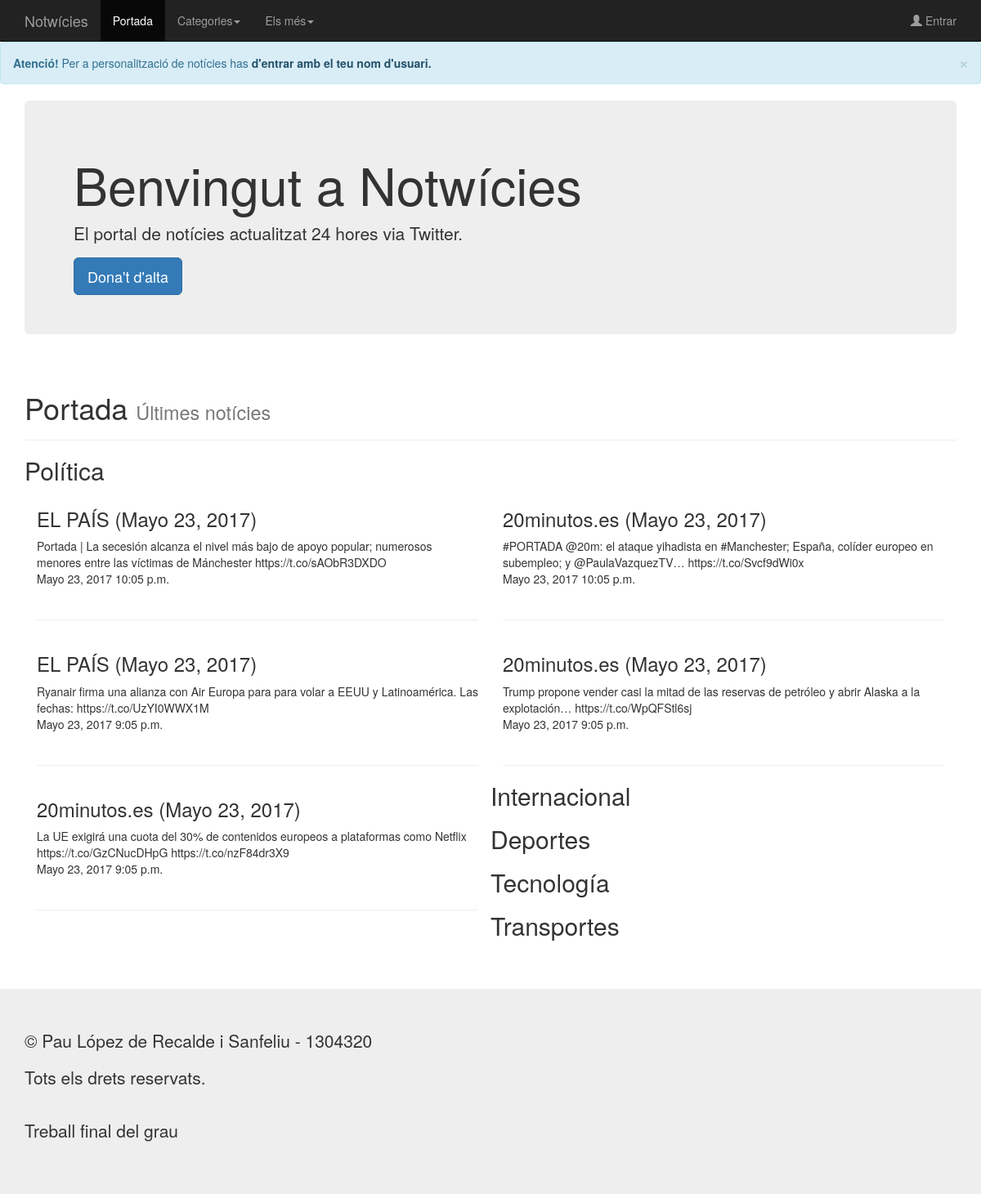
The page /notwicias/ on the database as committed earlier.
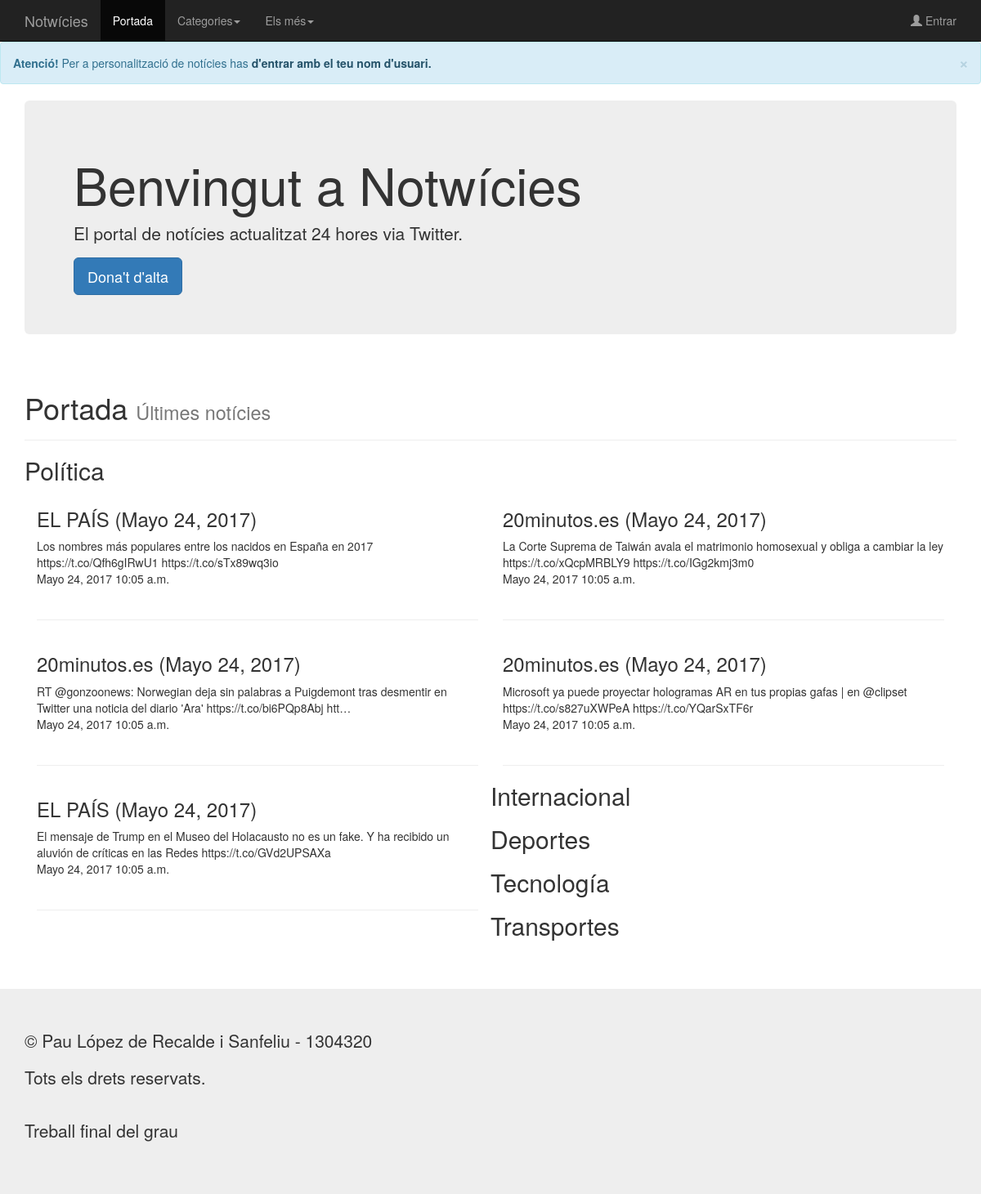
The same page on the database as committed later.
### notwicias/models.py (models this page shows, shortened)
class Tweet(models.Model):
    twitter_id = models.BigIntegerField(unique=True)
    username = models.CharField(max_length=25)
    user = models.CharField(max_length=25)
    language = models.CharField(max_length=4)
    retweets = models.IntegerField()
    favorites = models.IntegerField()
    coordinates = models.CharField(max_length=50, null=True)
    text = models.CharField(max_length=160)
    date = models.DateField()
    time = models.TimeField()
    category = models.SmallIntegerField()

### notwicias/views.py (the view)
def index(request):
    LAST_NUM = 5
    last_tweets_c0 = Tweet.objects.filter(category=0).order_by('-twitter_id')[:LAST_NUM]
    last_tweets_c1 = Tweet.objects.filter(category=1).order_by('-twitter_id')[:LAST_NUM]
    last_tweets_c2 = Tweet.objects.filter(category=2).order_by('-twitter_id')[:LAST_NUM]
    last_tweets_c3 = Tweet.objects.filter(category=3).order_by('-twitter_id')[:LAST_NUM]
    last_tweets_c4 = Tweet.objects.filter(category=4).order_by('-twitter_id')[:LAST_NUM]
    context = {'last_tweets_c0': last_tweets_c0, 'last_tweets_c1': last_tweets_c1, 'last_tweets_c2': last_tweets_c2,
               'last_tweets_c3': last_tweets_c3, 'last_tweets_c4': last_tweets_c4}
    return render(request, 'notwicias/index.html', context)

### notwicias/templates/notwicias/index.html (shortened to what this page needs)
{% include "notwicias/include/header.html" %}
<div class="container">
    <div class="jumbotron">
        <h1>Benvingut a Notwícies</h1>
        <p>El portal de notícies actualitzat 24 hores via Twitter.</p>
        <a class="btn btn-primary btn-lg" href="#" role="button">Dona't d'alta</a>
    </div>
</div>
<div class="container">
    <div class="page-header">
        <h1>Portada
            <small> Últimes notícies</small>
        </h1>
    </div>
    <h2>Política</h2>
    {% for tweet in last_tweets_c0 %}
    <div class='col-sm-6'><h3>{{ tweet.user }} ({{ tweet.date }})</h3>
        {{ tweet.text }}<br />
        {{ tweet.date }} {{ tweet.time }}<br /><br /><hr>
    </div>
    {% endfor %}
    <h2>Internacional</h2>
    <h2>Deportes</h2>
    <h2>Tecnología</h2>
    <h2>Transportes</h2>
</div>
{% include "notwicias/include/footer.html" %}

Rows that differ between the two databases and show on the page:
no longer on this page (row unchanged): Tweet: user "EL PAÍS", date "Mayo 23, 2017", text "Portada | La secesión alcanza el nivel más bajo de apoyo popular; numerosos menores entre las víctimas de Mánchester https://t.co/sAObR3DXDO", time "10:05 p.m."
no longer on this page (row unchanged): Tweet: user "20minutos.es", date "Mayo 23, 2017", text "#PORTADA @20m: el ataque yihadista en #Manchester; España, colíder europeo en subempleo; y @PaulaVazquezTV… https://t.co/Svcf9dWi0x", time "10:05 p.m."
no longer on this page (row unchanged): Tweet: user "EL PAÍS", date "Mayo 23, 2017", text "Ryanair firma una alianza con Air Europa para para volar a EEUU y Latinoamérica. Las fechas: https://t.co/UzYI0WWX1M", time "9:05 p.m."
no longer on this page (row unchanged): Tweet: user "20minutos.es", date "Mayo 23, 2017", text "Trump propone vender casi la mitad de las reservas de petróleo y abrir Alaska a la explotación… https://t.co/WpQFStl6sj", time "9:05 p.m."
no longer on this page (row unchanged): Tweet: user "20minutos.es", date "Mayo 23, 2017", text "La UE exigirá una cuota del 30% de contenidos europeos a plataformas como Netflix https://t.co/GzCNucDHpG https://t.co/nzF84dr3X9", time "9:05 p.m."
added Tweet: user "EL PAÍS", date "Mayo 24, 2017", text "Los nombres más populares entre los nacidos en España en 2017 https://t.co/Qfh6gIRwU1 https://t.co/sTx89wq3io", time "10:05 a.m."
added Tweet: user "20minutos.es", date "Mayo 24, 2017", text "La Corte Suprema de Taiwán avala el matrimonio homosexual y obliga a cambiar la ley https://t.co/xQcpMRBLY9 https://t.co/IGg2kmj3m0", time "10:05 a.m."
added Tweet: user "20minutos.es", date "Mayo 24, 2017", text "RT @gonzoonews: Norwegian deja sin palabras a Puigdemont tras desmentir en Twitter una noticia del diario 'Ara' https://t.co/bi6PQp8Abj htt…", time "10:05 a.m."
added Tweet: user "20minutos.es", date "Mayo 24, 2017", text "Microsoft ya puede proyectar hologramas AR en tus propias gafas | en @clipset https://t.co/s827uXWPeA https://t.co/YQarSxTF6r", time "10:05 a.m."
added Tweet: user "EL PAÍS", date "Mayo 24, 2017", text "El mensaje de Trump en el Museo del Holacausto no es un fake. Y ha recibido un aluvión de críticas en las Redes https://t.co/GVd2UPSAXa", time "10:05 a.m."
